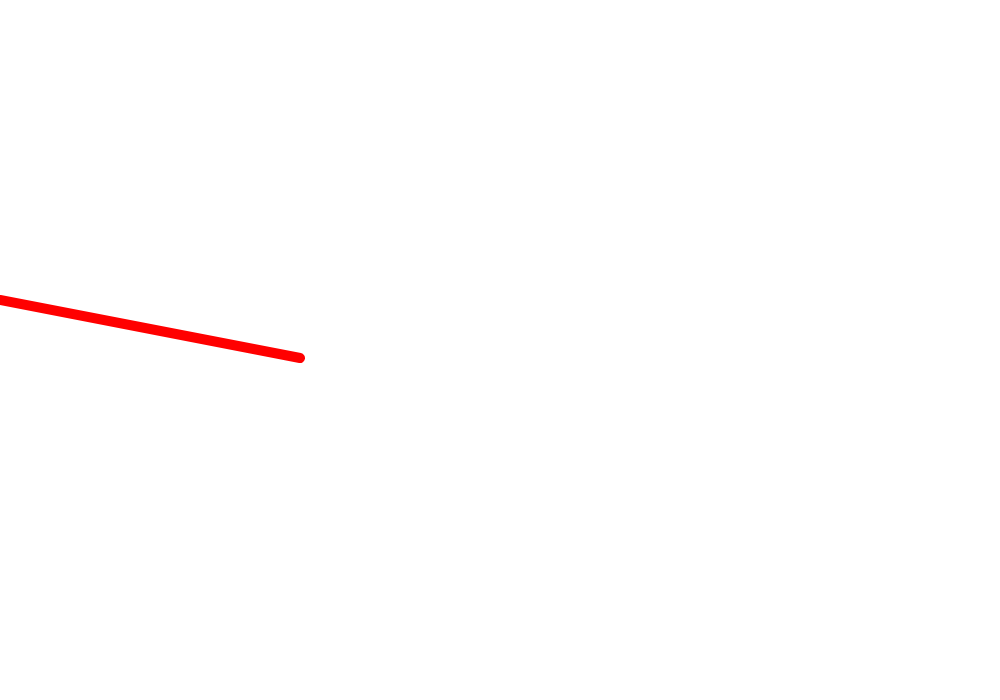
Frame 1 (no input)
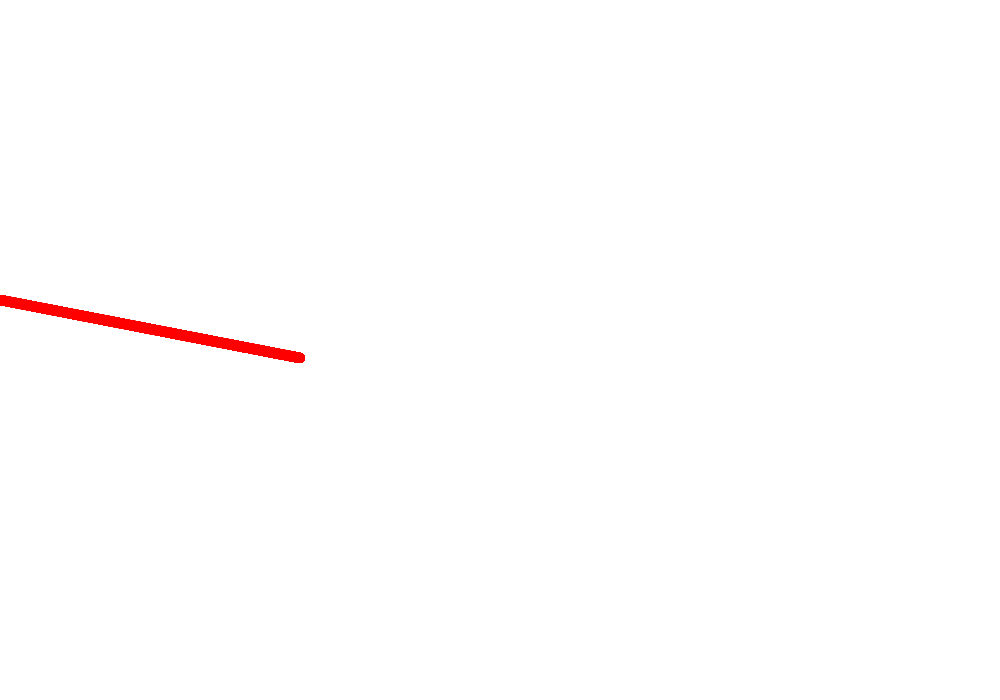
Frame 60 (no input)
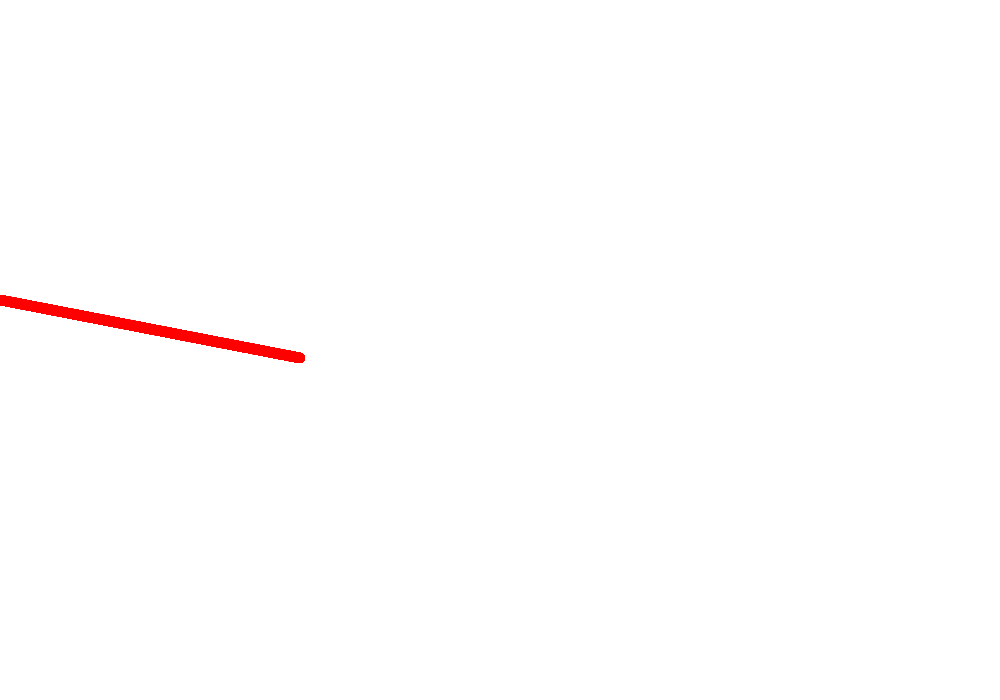
Frame 120 (the mouse pressed at the canvas centre since frame 60)

The p5.js sketch that drew these frames (run headless with seeded random() and noise() and a simulated clock; from frame 60 on, the mouse is pressed at the canvas centre):

// p5.js sketch
// ── sketch.js
/*
Creation & Computation - Kate Hartman
Line Example

*/

let linex1 = 0;
let liney1 = 50;
let linex2 = 300;
let liney2 = 50;

function setup() {
  createCanvas(1000, 700);
  liney1 = displayHeight/2;
  liney2 = windowHeight/2;
  
}

function draw() {
  strokeWeight(10);
  stroke(255, 0, 0);
  line(linex1, liney1, linex2, windowHeight/2);
}
